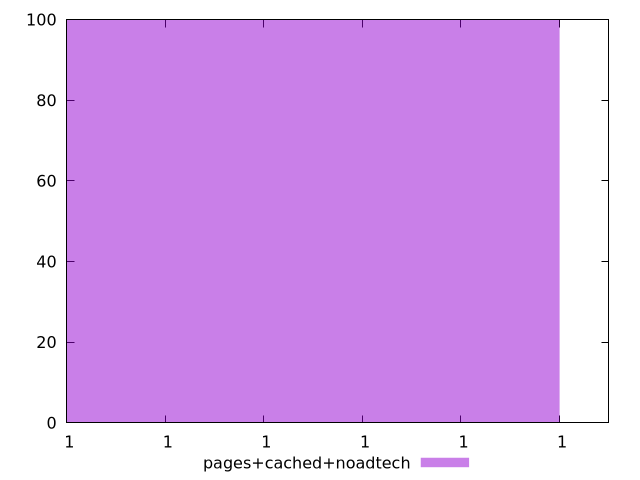

Generate this figure with gnuplot:
$_pagesCachedNoadtech <<EOF
0.9999997135746175 100
EOF
set key outside below
set terminal pngcairo
set output "report_00004_2020-11-02T20-21-41.718Z/dom-size/pages+cached+noadtech//hist.png"
set yrange [0:100]
set boxwidth 1.037534944975059e-15
set style fill transparent solid 0.5 noborder
plot $_pagesCachedNoadtech title "pages+cached+noadtech" with boxes ,
